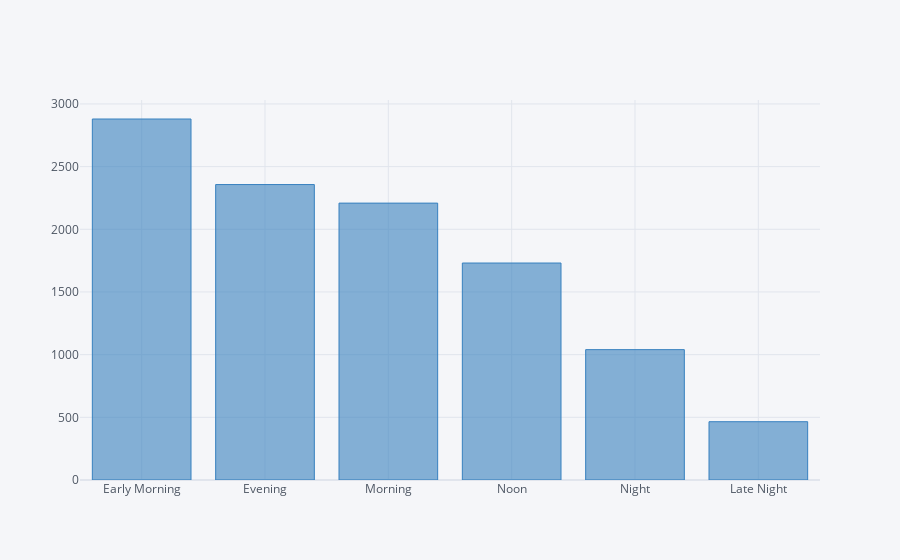

The code cell stored with this chart in its notebook:
### Code cell
data['Dep_Time_hour'].apply(flight_dep_time).value_counts().iplot(kind="bar" , color="blue")

### Figure 1 — Plotly figure (JSON) as saved in the notebook; plotly's stock layout.template omitted (floating-point values rounded to 4 significant figures)
{"data": [{"marker": {"color": "rgba(55, 128, 191, 0.6)", "line": {"color": "rgba(55, 128, 191, 1.0)", "width": 1}}, "name": "count", "orientation": "v", "text": "", "type": "bar", "x": ["Early Morning", "Evening", "Morning", "Noon", "Night", "Late Night"], "y": [2880, 2357, 2209, 1731, 1040, 465]}], "layout": {"autosize": true, "legend": {"bgcolor": "#F5F6F9", "font": {"color": "#4D5663"}}, "paper_bgcolor": "#F5F6F9", "plot_bgcolor": "#F5F6F9", "title": {"font": {"color": "#4D5663"}}, "xaxis": {"autorange": true, "gridcolor": "#E1E5ED", "range": [-0.5, 5.5], "showgrid": true, "tickfont": {"color": "#4D5663"}, "title": {"font": {"color": "#4D5663"}, "text": ""}, "type": "category", "zerolinecolor": "#E1E5ED"}, "yaxis": {"autorange": true, "gridcolor": "#E1E5ED", "range": [0, 3032.0], "showgrid": true, "tickfont": {"color": "#4D5663"}, "title": {"font": {"color": "#4D5663"}, "text": ""}, "type": "linear", "zerolinecolor": "#E1E5ED"}}}
